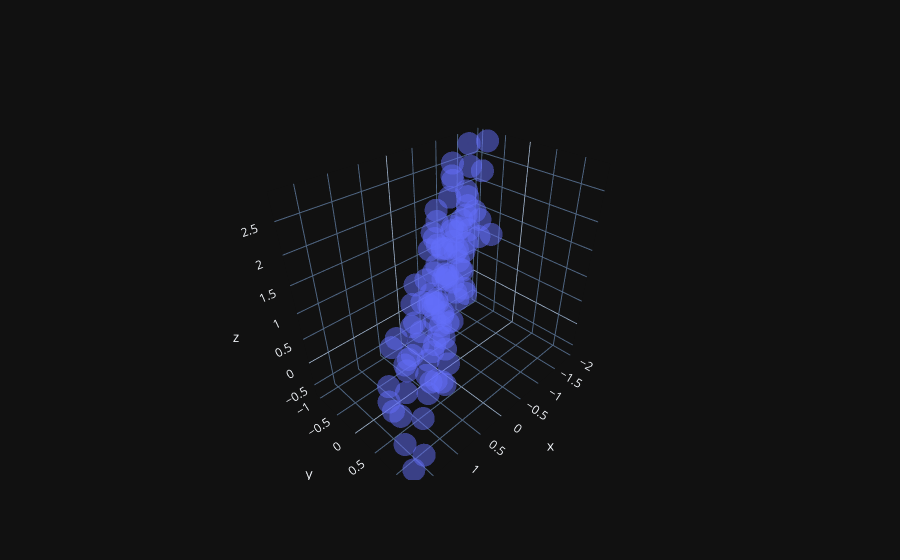

Source (notebook cell):
### Code cell
z = -.5*x + 2*np.random.uniform(size=N)
data = np.stack((x,y,z)).T
print("data.shape =",data.shape)
cov = np.cov(data.T)
print("Covariance matrix = \n",cov)

import plotly.graph_objects as go
fig = go.Figure(data=[go.Scatter3d(x=x,y=y,z=z, mode='markers', marker=dict(size=8,opacity=0.5),name="data" )])
fig.update_layout(xaxis_title="x",yaxis_title="y",yaxis=dict(scaleanchor = "x", scaleratio = 1))
fig.show()
